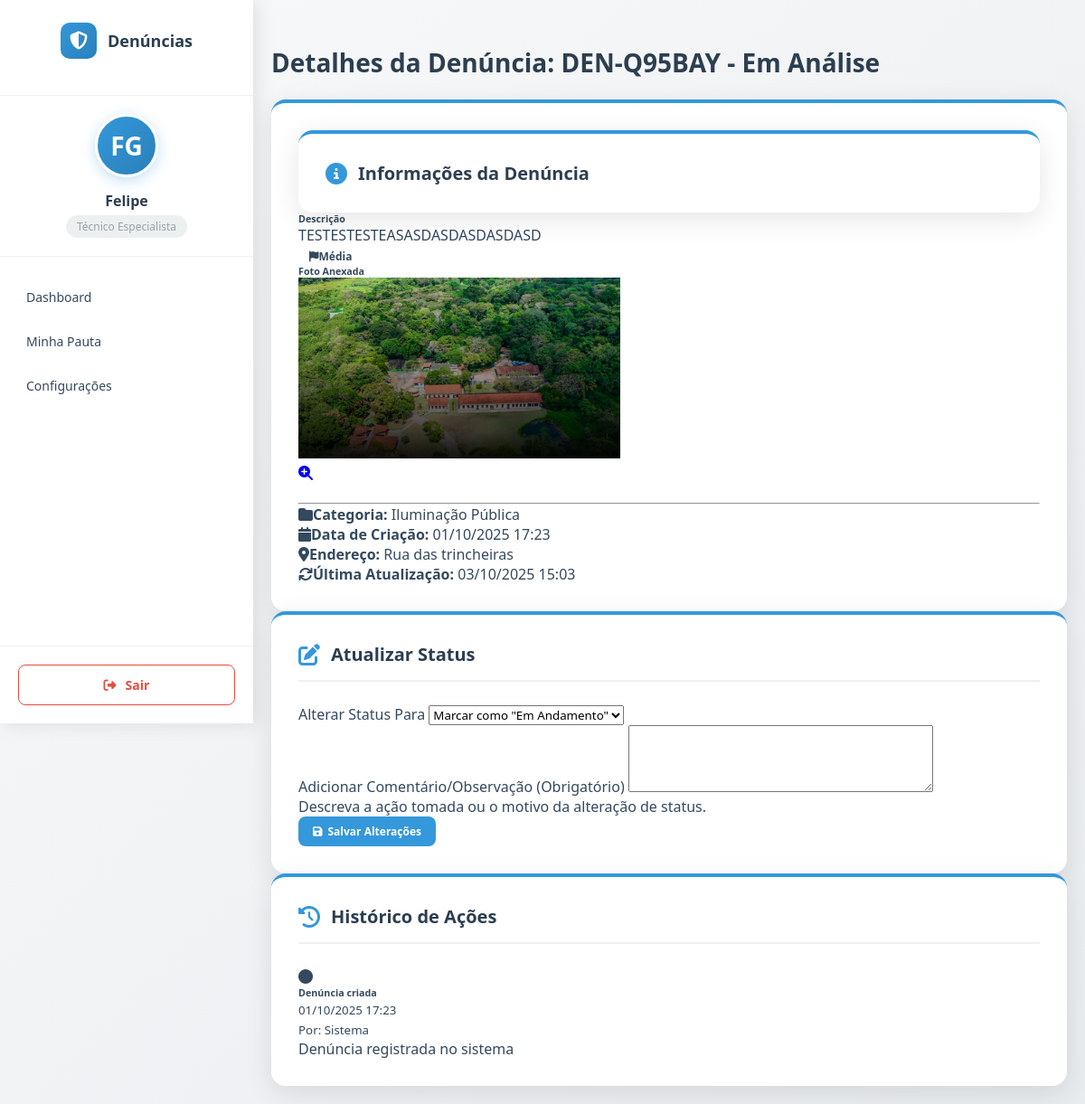
Screenshot of /tecnico/denuncia/detalhe/DEN-Q95BAY/ (signed in) with the database file from the repository.
### denuncias/models.py (models this page shows, shortened)
class Denuncia(models.Model):
    STATUS_CHOICES = [
        ('NÃO_ATRIBUIDO', 'Aguardando Atribuição'),
        ('RECEBIDA', 'Recebida'),
        ('EM_ANALISE', 'Em Análise'),
        ('EM_ANDAMENTO', 'Em Andamento'),
        ('RESOLVIDA', 'Resolvida'),
        ('ARQUIVADA', 'Arquivada'),
    ]
    PRIORIDADE_CHOICES = [
        ('BAIXA', 'Baixa'),
        ('MEDIA', 'Média'),
        ('ALTA', 'Alta'),
        ('URGENTE', 'Urgente'),
    ]
    protocolo = models.CharField(
        max_length=10,
        primary_key=True,
        blank=True,
        editable=False,
        unique=True,
        verbose_name="Número do Protocolo"
    )
    titulo = models.CharField(
        max_length=200,
        verbose_name="Título da Denúncia",
        help_text="Título resumido do problema"
    )
    descricao = models.TextField(
        verbose_name="Descrição Detalhada",
        help_text="Descreva o problema em detalhes"
    )
    endereco = models.CharField(
        max_length=255,
        verbose_name="Localização",
        help_text="Endereço ou local onde ocorreu o problema"
    )
    ponto_referencia = models.CharField(
        max_length=255,
        blank=True,
        null=True,
        verbose_name="Ponto de Referência",
        help_text="Ponto de referência próximo (opcional)"
    )
    categoria = models.ForeignKey(
        Categoria,
        on_delete=models.PROTECT,
        related_name='denuncias',
        verbose_name="Categoria do Problema"
    )
    status = models.CharField(
        max_length=20,
        choices=STATUS_CHOICES,
        default='NÃO_ATRIBUIDO',
        verbose_name="Status da Denúncia"
    )
    prioridade = models.CharField(
        max_length=20,
        choices=PRIORIDADE_CHOICES,
        default='MEDIA',
        verbose_name="Prioridade"
    )
    contato = models.CharField(
        max_length=100,
        blank=True,
        null=True,
        verbose_name="Contato",
        help_text="Telefone ou e-mail para retorno (opcional)"
    )
    foto = models.ImageField(
        upload_to='denuncias/%Y/%m/%d/',
        blank=True,
        null=True,
        verbose_name="Foto do Problema",
        help_text="Faça upload de uma foto que mostre o problema",
        validators=[
            FileExtensionValidator(
                allowed_extensions=['jpg', 'jpeg', 'png', 'gif'],
                message="Somente imagens JPG, JPEG, PNG ou GIF são permitidas"
            )
        ]
    )
    data_criacao = models.DateTimeField(
        auto_now_add=True,
        verbose_name="Data de Criação"
    )
    data_atualizacao = models.DateTimeField(
        auto_now=True,
        verbose_name="Última Atualização"
    )
    data_previsao_resolucao = models.DateField(
        blank=True,
        null=True,
        verbose_name="Previsão de Resolução"
    )
    data_resolucao = models.DateField(
        blank=True,
        null=True,
        verbose_name="Data de Resolução"
    )
    resolucao = models.TextField(
        blank=True,
        null=True,
        verbose_name="Solução Aplicada",
        help_text="Descrição de como o problema foi resolvido"
    )
    observacoes_internas = models.TextField(
        blank=True,
        null=True,
        verbose_name="Observações Internas",
        help_text="Observações para uso da equipe administrativa"
    )
    tecnico = models.ForeignKey(
    'auth.User',
    null=True,
    blank=True,
    on_delete=models.SET_NULL,
    related_name='denuncias_atribuidas',
    verbose_name="Técnico Responsável"
    )
    class Meta:
        verbose_name = 'Denúncia'
        verbose_name_plural = 'Denúncias'
        ordering = ['-data_criacao']
        indexes = [
            models.Index(fields=['status']),
            models.Index(fields=['prioridade']),
            models.Index(fields=['data_criacao']),
            models.Index(fields=['categoria']),
        ]

class Categoria(models.Model):
    nome = models.CharField(max_length=100, unique=True)
    descricao = models.TextField(blank=True, null=True, help_text="Descrição opcional da categoria")
    ativo = models.BooleanField(default=True, help_text="Se a categoria está ativa para uso")
    ordem = models.PositiveIntegerField(default=0, help_text="Ordem de exibição da categoria")
    class Meta:
        verbose_name = 'Categoria'
        verbose_name_plural = 'Categorias'
        ordering = ['ordem', 'nome']

class LogDenuncia(models.Model):
    TIPO_ACAO_CHOICES = [
        ('NÃO_ATRIBUIDO', 'Aguardando Atribuição'),
        ('RECEBIDA', 'Recebida'),
        ('EM_ANALISE', 'Em Análise'),
        ('EM_ANDAMENTO', 'Em Andamento'),
        ('RESOLVIDA', 'Resolvida'),
        ('ARQUIVADA', 'Arquivada'),
    ]
    denuncia = models.ForeignKey(
        Denuncia,
        on_delete=models.CASCADE,
        related_name='logs'
    )
    tipo_acao = models.CharField(
        max_length=20,
        choices=TIPO_ACAO_CHOICES,
        verbose_name="Tipo de Ação"
    )
    acao = models.CharField(
        max_length=255,
        verbose_name="Descrição da Ação"
    )
    descricao = models.TextField(
        blank=True,
        null=True,
        verbose_name="Detalhes da Ação"
    )
    data_acao = models.DateTimeField(
        auto_now_add=True,
        verbose_name="Data da Ação"
    )
    usuario = models.ForeignKey(
        'auth.User',
        on_delete=models.SET_NULL,
        null=True,
        blank=True,
        related_name='logs_denuncias',
        verbose_name="Usuário Responsável"
    )
    dados_anteriores = models.JSONField(
        blank=True,
        null=True,
        verbose_name="Dados Anteriores"
    )
    dados_novos = models.JSONField(
        blank=True,
        null=True,
        verbose_name="Dados Novos"
    )
    class Meta:
        verbose_name = 'Log de Denúncia'
        verbose_name_plural = 'Logs de Denúncias'
        ordering = ['-data_acao']

### tecnico/views.py (the view)
# urls.py: path('denuncia/detalhe/<str:protocolo>/', views.detalhe_tecnico, name='detalhe_denuncia'),
@login_required
def detalhe_tecnico(request, protocolo):
    denuncia = get_object_or_404(Denuncia, protocolo=protocolo)
    if not request.user.is_superuser and denuncia.tecnico != request.user:
        messages.error(request, "Você não tem permissão para ver esta denúncia.")
        return redirect('tecnico:dashboard')
    if request.method == 'POST':
        form = UpdateStatusForm(request.POST)
        if form.is_valid():
            novo_status = form.cleaned_data['status']
            comentario = form.cleaned_data['comentario']
            denuncia.status = novo_status
            if novo_status == 'RESOLVIDA':
                denuncia.data_resolucao = timezone.now()
            denuncia.save()
            LogDenuncia.objects.create(
                denuncia=denuncia,
                usuario=request.user,
                tipo_acao='STATUS',
                acao=f'Status alterado para "{denuncia.get_status_display()}"',
                descricao=comentario
            )
            messages.success(request, f'O status da denúncia {denuncia.protocolo} foi atualizado com sucesso.')
            return redirect('tecnico:denuncia_detail', protocolo=denuncia.protocolo)
    else:
        form = UpdateStatusForm()
    logs = LogDenuncia.objects.filter(denuncia=denuncia).order_by('-data_acao')
    context = {
        'denuncia': denuncia,
        'form': form,
        'logs': logs,
    }
    return render(request, 'detalhe_tecnico.html', context)

### tecnico/templates/detalhe_tecnico.html (shortened to what this page needs)
{% extends 'tecnico/base.html' %}
{% block content %}
    <div class="container">
        <div class="header-section">
            <div class="d-flex justify-content-between align-items-start">
                <div>
                    <h1 class="page-title mb-1">Detalhes da Denúncia: {{ denuncia.protocolo }} -
                        {{ denuncia.get_status_display }}</h1>
                </div>
            </div>
        </div>
        <br>
        <div class="col">
            <div class="col-lg-8">
                <div class="card mb-4">
                    <div class="card">
                        <h5 class="card-title mb-0"><i class="fas fa-info-circle me-2"></i>Informações da Denúncia</h5>
                    </div>
                    <div class="card-body">
                        <div class="row">
                            <div class="col-md-8">
                                <h6 class="fw-bold">Descrição</h6>
                                <p class="mb-4">{{ denuncia.descricao }}</p>
                            </div>
                            <div class="col-md-4">
                                <div class="priority-indicator mb-3">
                                    <span class="badge priority-{{ denuncia.prioridade|lower }}">
                                        <i class="fas fa-flag me-1"></i>{{ denuncia.get_prioridade_display }}
                                    </span>
                                </div>
                                {% if denuncia.foto %}
                                <div class="photo-preview mb-3">
                                    <h6 class="fw-bold">Foto Anexada</h6>
                                    <a href="{{ denuncia.foto.url }}" target="_blank" class="d-block">
                                        <div class="photo-thumbnail">
                                            <img src="{{ denuncia.foto.url }}" alt="Foto da denúncia" class="img-thumbnail" style="max-height: 200px;">
                                            <div class="photo-overlay">
                                                <i class="fas fa-search-plus"></i>
                                            </div>
                                        </div>
                                    </a>
                                </div>
                                {% endif %}
                            </div>
                        </div>
                        <br>
                        <hr>
                        <div class="row mt-3">
                            <div class="col-md-6">
                                <p><strong><i class="fas fa-folder me-2"></i>Categoria:</strong> {{ denuncia.categoria.nome }}</p>
                                <p><strong><i class="fas fa-calendar me-2"></i>Data de Criação:</strong> {{ denuncia.data_criacao|date:"d/m/Y H:i" }}</p>
                            </div>
                            <div class="col-md-6">
                                <p><strong><i class="fas fa-map-marker-alt me-2"></i>Endereço:</strong> {{ denuncia.endereco }}</p>
                                {% if denuncia.data_atualizacao %}
                                <p><strong><i class="fas fa-sync me-2"></i>Última Atualização:</strong> {{ denuncia.data_atualizacao|date:"d/m/Y H:i" }}</p>
                                {% endif %}
                            </div>
                        </div>
                    </div>
                </div>
                <div class="card mb-4">
                    <div class="card-header">
                        <h5 class="card-title mb-0"><i class="fas fa-edit me-2"></i>Atualizar Status</h5>
                    </div>
                    <div class="card-body">
                        <form method="POST">
                            <div class="row">
                                <div class="col-md-6 mb-3">
                                    <label for="{{ form.status.id_for_label }}" class="form-label fw-bold">{{ form.status.label }}</label>
                                    {{ form.status }}
                                </div>
                            </div>
                            <div class="mb-3">
                                <label for="{{ form.comentario.id_for_label }}" class="form-label fw-bold">{{ form.comentario.label }}</label>
                                {{ form.comentario }}
                                {% if form.comentario.help_text %}
                                <div class="form-text">{{ form.comentario.help_text }}</div>
                                {% endif %}
                            </div>
                            <div class="d-flex justify-content-end">
                                <button type="submit" class="btn btn-primary">
                                    <i class="fas fa-save me-2"></i>Salvar Alterações
                                </button>
                            </div>
                        </form>
                    </div>
                </div>
            </div>
            <div class="col-lg-4">
                <div class="card mb-4">
                    <div class="card-header">
                        <h5 class="card-title mb-0"><i class="fas fa-history me-2"></i>Histórico de Ações</h5>
                    </div>
                    <div class="card-body p-0">
                        {% if logs %}
                        <div class="timeline-container">
                            {% for log in logs %}
                            <div class="timeline-item {% if forloop.first %}first-item{% endif %}">
                                <div class="timeline-marker">
                                    <i class="fas fa-{{ log.icone|default:'circle' }}"></i>
                                </div>
                                <div class="timeline-content">
                                    <div class="timeline-header">
                                        <h6 class="mb-0">{{ log.acao }}</h6>
                                        <small class="text-muted">{{ log.data_acao|date:"d/m/Y H:i" }}</small>
                                    </div>
                                    <div class="timeline-body">
                                        <p class="mb-1"><small>Por: {{ log.usuario.username|default:'Sistema' }}</small></p>
                                        {% if log.descricao %}
                                        <p class="mt-2 mb-0">{{ log.descricao }}</p>
                                        {% endif %}
                                    </div>
                                </div>
                            </div>
                            {% endfor %}
                        </div>
                        {% else %}
                        <div class="text-center py-4">
                            <i class="fas fa-inbox fa-2x text-muted mb-2"></i>
                            <p class="text-muted">Nenhum histórico de ações para esta denúncia.</p>
                        </div>
                        {% endif %}
                    </div>
                </div>
            </div>
        </div>
    </div>
{% endblock content %}

### tecnico/templates/tecnico/base.html (shortened to what this page needs)
<!DOCTYPE html>
<html lang="pt-BR">
<head>
    <link rel="stylesheet" href="https://cdnjs.cloudflare.com/ajax/libs/font-awesome/6.4.0/css/all.min.css">
</head>
<body>
    <div class="sidebar" id="sidebar">
        <div class="sidebar-header">
            <div class="logo">
                <div class="logo-icon">
                    <i class="fas fa-shield-alt"></i>
                </div>
                <div class="logo-text">Denúncias</div>
            </div>
        </div>
        <div class="user-profile">
            <div class="user-avatar">{{ user.first_name|first|upper }}{{ user.last_name|first|upper }}</div>
            <div class="user-name"> {{ user.first_name }} </div>
            <div class="user-role">Técnico Especialista</div>
        </div>
        <div class="sidebar-menu">
            <a href="{% url 'tecnico:dashboard' %}" class="menu-item active">
                <span class="menu-text">Dashboard</span>
            </a>
            <a href="{% url 'tecnico:minhas_denuncias' %}" class="menu-item">
                <span class="menu-text">Minha Pauta</span>
            </a>
            <a href="#" class="menu-item">
                <span class="menu-text">Configurações</span>
            </a>
        </div>
        <div class="sidebar-footer">
            <button class="logout-btn" onclick="logout()">
                <i class="fas fa-sign-out-alt"></i>
                Sair
            </button>
        </div>
    </div>
    <div class="main-content">
        <div class="container">
            {% block content %}
            {% endblock %}
        </div>
    </div>
</body>
</html>

### rows the page displays
Denuncia: protocolo "DEN-Q95BAY", status "Em Análise", descricao "TESTESTESTEASASDASDASDASDASD", prioridade "Média", foto (picture), categoria.nome "Iluminação Pública", data_criacao "01/10/2025 17:23", endereco "Rua das trincheiras", data_atualizacao "03/10/2025 15:03"
LogDenuncia: acao "Denúncia criada", data_acao "01/10/2025 17:23", usuario.username "Sistema", descricao "Denúncia registrada no sistema"

### other values shown
{{ user.first_name|first|upper }} "F"
{{ user.last_name|first|upper }} "G"
{{ user.first_name }} "Felipe"
